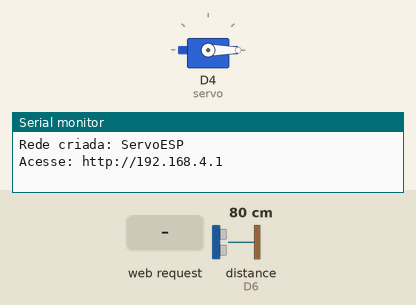
Bench run of a sketch on a simulated ESP8266 (NodeMCU). Parts: servo, the last lines printed to the serial monitor. Wiring (inferred from the names in the program): ultrasonic range finder: trigger D5; echo D6. The test bench sets the inputs (shaded band); at power-on: distance to the obstacle (sensor on D6) 80 cm. The echo pulse lasts 58.3 µs per cm.

Above: at 1.2 s.
1.3 s: distance to the obstacle (sensor on D6) set to 33 cm
2.8 s: distance to the obstacle (sensor on D6) set to 29 cm
At 3.26 s:
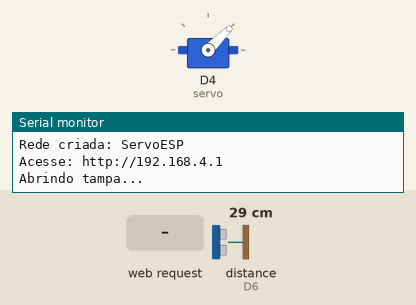
At 4.9 s:
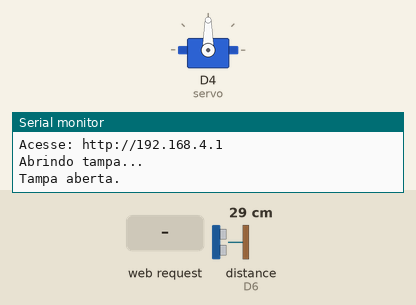
5.2 s: HTTP request GET /toggle received
At 6.86 s:
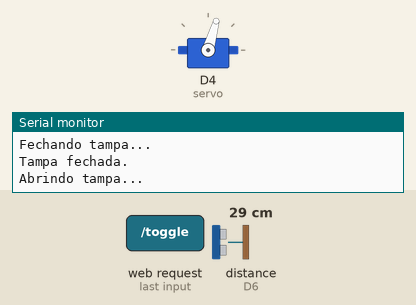
Timing chart, 0 to 8.5 s (numbered marks = the images above; inputs shaded):
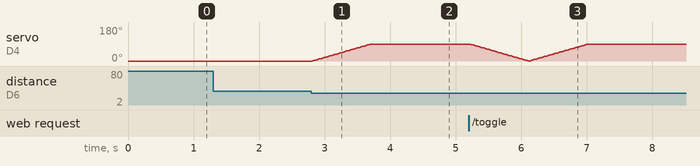

Measured:
- the behaviour switches between 32 and 31 cm on distance to the obstacle (sensor on D6) (found by bisection; images 0 and 1)
- after the input at 1.3 s, every drawn part: stays the same
- after the input at 2.8 s, servo on D4 (servo): moves from 0° to 90° over 0.90 s, starting at once

The sketch:

projeto_tampa.ino
```cpp
#include <ESP8266WiFi.h>
#include <Servo.h>

//Wi-fi
const char* ssid = "ServoESP";
const char* password = "12345678";

WiFiServer server(80);

//Servo-motorr

Servo servo;
int pos = 0;
bool aberto = false;
unsigned long ultimaAbertura = 0;

// Sensor ultrassônico
#define TRIGGER D5
#define ECHO    D6

int distanciaAbertura = 30;

unsigned long tempoFechar = 10000;


void setup() {
  Serial.begin(115200);

  servo.attach(D4);
  servo.write(0);

  pinMode(TRIGGER, OUTPUT);
  pinMode(ECHO, INPUT);

  WiFi.softAP(ssid, password);
  server.begin();

  Serial.println();
  Serial.print("Rede criada: ");
  Serial.println(ssid);
  Serial.println("Acesse: http://192.168.4.1");
}


//dist
long medirDistancia() {
  digitalWrite(TRIGGER, LOW);
  delayMicroseconds(2);
  digitalWrite(TRIGGER, HIGH);
  delayMicroseconds(10);
  digitalWrite(TRIGGER, LOW);

  long duracao = pulseIn(ECHO, HIGH);
  long distancia = duracao * 0.034 / 2;
  return distancia;
}


void loop() {

  long distancia = medirDistancia();

  if (distancia > 0 && distancia <= distanciaAbertura) {
    if (!aberto) {
      abrir();
      aberto = true;
      ultimaAbertura = millis();
    }
  }

  if (aberto && millis() - ultimaAbertura >= tempoFechar) {
    fechar();
    aberto = false;
  }

  WiFiClient client = server.available();
  if (!client) return;

  String request = client.readStringUntil('\r');
  client.flush();

  if (request.indexOf("/toggle") != -1) {
    if (aberto) fechar();
    else abrir();
    aberto = !aberto;
    ultimaAbertura = millis();
  }

  //pag
  client.println("HTTP/1.1 200 OK");
  client.println("Content-Type: text/html\n");
  client.println("<!DOCTYPE html><html><head><meta charset='UTF-8'>");
  client.println("<style>");
  client.println("body{font-family:Arial;text-align:center;background:#eef;padding-top:40px;}");
  client.println("button{font-size:22px;padding:12px 26px;border:none;border-radius:10px;background:#007bff;color:white;cursor:pointer;}");
  client.println("button:hover{background:#0056b3;}");
  client.println("</style></head><body>");
  client.println("<h1>Controle da Tampa Automática</h1>");
  client.println("<p>Estado atual: <b>" + String(aberto ? "Aberto" : "Fechado") + "</b></p>");
  client.println("<button onclick=\"location.href='/toggle'\">" + String(aberto ? "Fechar" : "Abrir") + "</button>");
  client.println("<p style='margin-top:20px;'>Distância detectada: " + String(distancia) + " cm</p>");
  client.println("</body></html>");
}


void abrir() {
  Serial.println("Abrindo tampa...");
  for (pos = 0; pos <= 90; pos++) {
    servo.write(pos);
    delay(10);
  }
  Serial.println("Tampa aberta.");
}

void fechar() {
  Serial.println("Fechando tampa...");
  for (pos = 90; pos >= 0; pos--) {
    servo.write(pos);
    delay(10);
  }
  Serial.println("Tampa fechada.");
}
```
